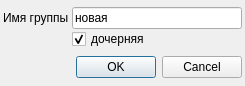
<?xml version="1.0" encoding="UTF-8"?>
<ui version="4.0">
 <class>DlgNewGroup</class>
 <widget class="QDialog" name="DlgNewGroup">
  <property name="geometry">
   <rect>
    <x>0</x>
    <y>0</y>
    <width>245</width>
    <height>86</height>
   </rect>
  </property>
  <property name="windowTitle">
   <string>Новая группа данных</string>
  </property>
  <layout class="QVBoxLayout" name="verticalLayout_2">
   <property name="spacing">
    <number>3</number>
   </property>
   <property name="leftMargin">
    <number>3</number>
   </property>
   <property name="topMargin">
    <number>3</number>
   </property>
   <property name="rightMargin">
    <number>3</number>
   </property>
   <property name="bottomMargin">
    <number>3</number>
   </property>
   <item>
    <layout class="QGridLayout" name="gridLayout">
     <property name="spacing">
      <number>0</number>
     </property>
     <item row="0" column="1">
      <widget class="QLineEdit" name="edGroupName">
       <property name="text">
        <string>новая</string>
       </property>
      </widget>
     </item>
     <item row="0" column="0">
      <widget class="QLabel" name="label">
       <property name="text">
        <string>Имя группы </string>
       </property>
      </widget>
     </item>
     <item row="1" column="1">
      <widget class="QCheckBox" name="cbChild">
       <property name="text">
        <string>дочерняя</string>
       </property>
       <property name="checked">
        <bool>true</bool>
       </property>
      </widget>
     </item>
    </layout>
   </item>
   <item>
    <widget class="QDialogButtonBox" name="buttonBox">
     <property name="orientation">
      <enum>Qt::Horizontal</enum>
     </property>
     <property name="standardButtons">
      <set>QDialogButtonBox::Cancel|QDialogButtonBox::Ok</set>
     </property>
    </widget>
   </item>
  </layout>
 </widget>
 <resources/>
 <connections>
  <connection>
   <sender>buttonBox</sender>
   <signal>accepted()</signal>
   <receiver>DlgNewGroup</receiver>
   <slot>accept()</slot>
   <hints>
    <hint type="sourcelabel">
     <x>248</x>
     <y>254</y>
    </hint>
    <hint type="destinationlabel">
     <x>157</x>
     <y>274</y>
    </hint>
   </hints>
  </connection>
  <connection>
   <sender>buttonBox</sender>
   <signal>rejected()</signal>
   <receiver>DlgNewGroup</receiver>
   <slot>reject()</slot>
   <hints>
    <hint type="sourcelabel">
     <x>316</x>
     <y>260</y>
    </hint>
    <hint type="destinationlabel">
     <x>286</x>
     <y>274</y>
    </hint>
   </hints>
  </connection>
 </connections>
</ui>
